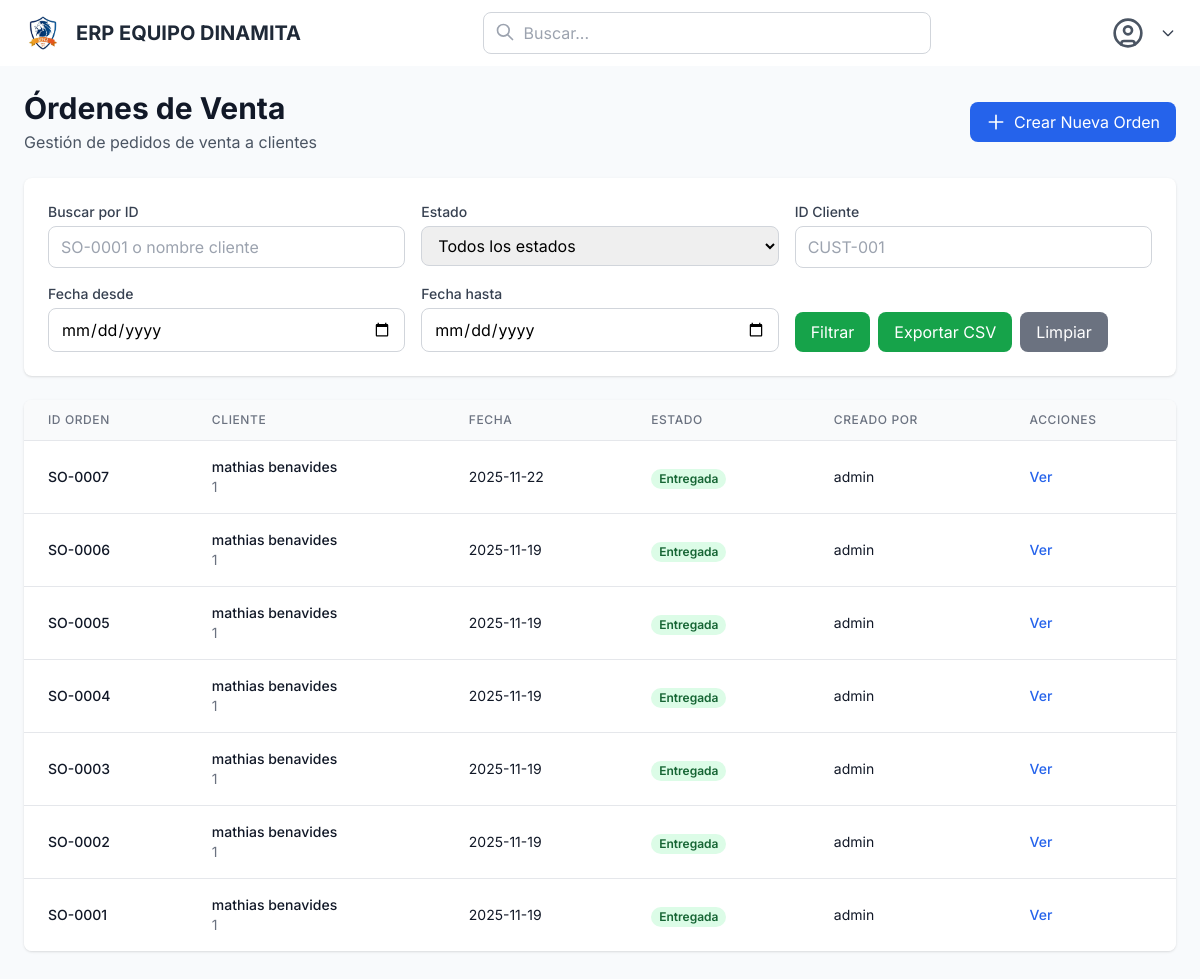
The page /sales/sales-order/ on the database its author committed.
### sales/models.py (models this page shows, shortened)
class SalesOrder(models.Model):
    id_sales_order = models.CharField(
        max_length=50,
        unique=True,
        verbose_name="Sales Order ID",
        help_text="Identificador único de la orden de venta (ej: SO-0001)"
    )
    customer = models.ForeignKey(
        Customer,
        on_delete=models.PROTECT,
        related_name='sales_orders',
        verbose_name="Customer",
        help_text="Cliente al que se le vende"
    )
    issue_date = models.DateField(
        verbose_name="Issue Date",
        help_text="Fecha de emisión de la orden de venta"
    )
    status = models.ForeignKey(
        OrderStatus,
        on_delete=models.PROTECT,
        related_name='sales_orders',
        verbose_name="Status",
        help_text="Estado actual de la orden de venta"
    )
    source_location = models.ForeignKey(
        InventoryLocation,
        on_delete=models.PROTECT,
        related_name='sales_orders',
        null=True,
        blank=True,
        verbose_name="Source Location",
        help_text="Ubicación de inventario desde donde se despacha la orden"
    )
    notes = models.TextField(
        blank=True,
        null=True,
        verbose_name="Notes",
        help_text="Notas o comentarios adicionales sobre la orden"
    )
    invoice_number = models.CharField(
        max_length=50,
        null=True,
        blank=True,
        verbose_name="Invoice Number",
        help_text="Número de factura o referencia contable asociada (integración contable)"
    )
    created_at = models.DateTimeField(
        auto_now_add=True,
        verbose_name="Created At"
    )
    updated_at = models.DateTimeField(
        auto_now=True,
        verbose_name="Updated At"
    )
    created_by = models.ForeignKey(
        settings.AUTH_USER_MODEL,
        on_delete=models.SET_NULL,
        null=True,
        blank=True,
        related_name='created_sales_orders',
        verbose_name="Created By"
    )
    class Meta:
        db_table = 'sales_order'
        verbose_name = 'Sales Order'
        verbose_name_plural = 'Sales Orders'
        ordering = ['-created_at']
        indexes = [
            models.Index(fields=['id_sales_order']),
            models.Index(fields=['customer']),
            models.Index(fields=['status']),
            models.Index(fields=['-created_at']),
        ]

### customers/models.py (models this page shows, shortened)
class Customer(models.Model):
    id_customer = models.CharField(max_length=50, unique=True)
    legal_name = models.CharField(max_length=200)
    name = models.CharField(max_length=200)
    tax_id = models.CharField(max_length=50)
    country = models.CharField(max_length=100)
    state_province = models.CharField(max_length=100)
    city = models.CharField(max_length=100)
    address = models.CharField(max_length=300)
    zip_code = models.IntegerField()
    phone = models.IntegerField()
    email = models.EmailField()
    contact_name = models.CharField(max_length=200)
    contact_role = models.CharField(max_length=100)
    category = models.CharField(max_length=100)
    payment_terms = models.CharField(max_length=100)
    currency = models.CharField(max_length=10)
    payment_method = models.ForeignKey(PaymentMethod, on_delete=models.PROTECT, default=1, verbose_name="Payment Method")
    bank_account = models.CharField(max_length=100)
    status = models.BooleanField(default=True)
    created_at = models.DateTimeField(auto_now_add=True)
    updated_at = models.DateTimeField(auto_now=True)
    created_by = models.ForeignKey(User, on_delete=models.SET_NULL, null=True, blank=True)
    class Meta:
        db_table = "customers"
        verbose_name = "Customer"
        verbose_name_plural = "Customers"
        ordering = ['-created_at']

### purchases/models.py (models this page shows, shortened)
class OrderStatus(models.Model):
    name = models.CharField(max_length=100, unique=True)
    symbol = models.CharField(max_length=10, unique=True)
    created_at = models.DateTimeField(auto_now_add=True)
    updated_at = models.DateTimeField(auto_now=True)
    created_by = models.ForeignKey(User, on_delete=models.SET_NULL, null=True, blank=True)
    class Meta:
        db_table = "order_status"
        verbose_name = "Order Status"
        verbose_name_plural = "Order Statuses"
        ordering = ['name']

### users/models.py (models this page shows)
class User(AbstractUser):
    class Meta:
        db_table = "users"
        verbose_name = "Usuario"
        verbose_name_plural = "Usuarios"

### sales/views.py (the view, shortened to what this page needs)
# urls.py: path('sales-order/', views.sales_order_list_view, name='sales_order_list'),
def sales_order_list_view(request):
    sales_orders = SalesOrder.objects.select_related(
        'customer',
        'status',
        'created_by',
        'source_location'
    ).all()
    search_query = request.GET.get('q', '').strip()
    if search_query:
        sales_orders = sales_orders.filter(
            Q(id_sales_order__icontains=search_query) |
            Q(customer__name__icontains=search_query) |
            Q(customer__id_customer__icontains=search_query)
        )
    customer_filter = request.GET.get('customer', '').strip()
    if customer_filter:
        sales_orders = sales_orders.filter(
            Q(customer__id_customer=customer_filter) |
            Q(customer__pk=customer_filter)
        )
    status_filter = request.GET.get('status', '').strip()
    if status_filter:
        sales_orders = sales_orders.filter(status__pk=status_filter)
    date_from = request.GET.get('date_from', '').strip()
    if date_from:
        try:
            sales_orders = sales_orders.filter(issue_date__gte=date_from)
        except ValueError:
            pass
    date_to = request.GET.get('date_to', '').strip()
    if date_to:
        try:
            sales_orders = sales_orders.filter(issue_date__lte=date_to)
        except ValueError:
            pass
    sales_orders = sales_orders.order_by('-created_at')
    paginator = Paginator(sales_orders, 10)
    page_number = request.GET.get('page')
    page_obj = paginator.get_page(page_number)
    statuses = OrderStatus.objects.all()
    customers = Customer.objects.filter(status=True).order_by('name')
    context = {
        'page_obj': page_obj,
        'sales_orders': page_obj.object_list,
        'statuses': statuses,
        'customers': customers,
        'search_query': search_query,
        'customer_filter': customer_filter,
        'status_filter': status_filter,
        'date_from': date_from,
        'date_to': date_to,
    }
    return render(request, 'sales/sales_order_list.html', context)

### core/context_processors.py (called while the page is built, shortened)
def user_permissions(request):
    if not request.user.is_authenticated:
        return {
            'perms': {
                'materials': 0,
                'customers': 0,
                'suppliers': 0,
                'purchases': 0,
                'sales': 0,
                'inventory': 0,
                'accounting': 0,
                'reporting': 0,
            }
        }

### sales/templates/sales/sales_order_list.html (shortened to what this page needs)
{% extends "core/base.html" %}
{% load static %}
{% block content %}
<div class="max-w-7xl mx-auto">
    <div class="flex justify-between items-center mb-6">
        <div>
            <h1 class="text-3xl font-bold text-gray-900">Órdenes de Venta</h1>
            <p class="text-gray-600 mt-1">Gestión de pedidos de venta a clientes</p>
        </div>
        <div class="flex space-x-2">
            <a href="{% url 'sales:sales_order_new' %}" class="bg-blue-600 hover:bg-blue-700 text-white px-4 py-2 rounded-lg transition-colors inline-flex items-center">
                <svg class="w-5 h-5 mr-2" fill="none" stroke="currentColor" viewBox="0 0 24 24">
                    <path stroke-linecap="round" stroke-linejoin="round" stroke-width="2" d="M12 4v16m8-8H4"></path>
                </svg>
                Crear Nueva Orden
            </a>
        </div>
    </div>
    <div class="bg-white rounded-lg shadow p-6 mb-6">
        <form method="get" class="space-y-4">
            <div class="grid grid-cols-1 md:grid-cols-3 gap-4">
                <div>
                    <label class="block text-sm font-medium text-gray-700 mb-1">Buscar por ID</label>
                    <input
                        type="text"
                        name="q"
                        value="{{ search_query }}"
                        placeholder="SO-0001 o nombre cliente"
                        class="w-full px-3 py-2 border border-gray-300 rounded-lg focus:outline-none focus:ring-2 focus:ring-blue-500"
                    >
                </div>
                <div>
                    <label class="block text-sm font-medium text-gray-700 mb-1">Estado</label>
                    <select name="status" class="w-full px-3 py-2 border border-gray-300 rounded-lg focus:outline-none focus:ring-2 focus:ring-blue-500">
                        <option value="">Todos los estados</option>
                    </select>
                </div>
                <div>
                    <label class="block text-sm font-medium text-gray-700 mb-1">ID Cliente</label>
                    <input
                        type="text"
                        name="customer"
                        value="{{ customer_filter }}"
                        placeholder="CUST-001"
                        class="w-full px-3 py-2 border border-gray-300 rounded-lg focus:outline-none focus:ring-2 focus:ring-blue-500"
                    >
                </div>
            </div>
            <div class="grid grid-cols-1 md:grid-cols-3 gap-4">
                <div>
                    <label class="block text-sm font-medium text-gray-700 mb-1">Fecha desde</label>
                    <input
                        type="date"
                        name="date_from"
                        value="{{ date_from }}"
                        class="w-full px-3 py-2 border border-gray-300 rounded-lg focus:outline-none focus:ring-2 focus:ring-blue-500"
                    >
                </div>
                <div>
                    <label class="block text-sm font-medium text-gray-700 mb-1">Fecha hasta</label>
                    <input
                        type="date"
                        name="date_to"
                        value="{{ date_to }}"
                        class="w-full px-3 py-2 border border-gray-300 rounded-lg focus:outline-none focus:ring-2 focus:ring-blue-500"
                    >
                </div>
                <div class="flex items-end space-x-2">
                    <button type="submit" class="bg-green-600 hover:bg-green-700 text-white px-4 py-2 rounded-lg transition-colors">
                        Filtrar
                    </button>
                    <a href="?export=csv" class="bg-green-600 hover:bg-green-700 text-white px-4 py-2 rounded-lg transition-colors">
                        Exportar CSV
                    </a>
                    <a href="{% url 'sales:sales_order_list' %}" class="bg-gray-500 hover:bg-gray-600 text-white px-4 py-2 rounded-lg transition-colors">
                        Limpiar
                    </a>
                </div>
            </div>
        </form>
    </div>
    <div class="bg-white rounded-lg shadow overflow-hidden">
        {% if sales_orders %}
        <table class="min-w-full divide-y divide-gray-200">
            <thead class="bg-gray-50">
                <tr>
                    <th class="px-6 py-3 text-left text-xs font-medium text-gray-500 uppercase tracking-wider">ID Orden</th>
                    <th class="px-6 py-3 text-left text-xs font-medium text-gray-500 uppercase tracking-wider">Cliente</th>
                    <th class="px-6 py-3 text-left text-xs font-medium text-gray-500 uppercase tracking-wider">Fecha</th>
                    <th class="px-6 py-3 text-left text-xs font-medium text-gray-500 uppercase tracking-wider">Estado</th>
                    <th class="px-6 py-3 text-left text-xs font-medium text-gray-500 uppercase tracking-wider">Creado Por</th>
                    <th class="px-6 py-3 text-left text-xs font-medium text-gray-500 uppercase tracking-wider">Acciones</th>
                </tr>
            </thead>
            <tbody class="bg-white divide-y divide-gray-200">
                {% for order in sales_orders %}
                <tr class="hover:bg-gray-50">
                    <td class="px-6 py-4 whitespace-nowrap">
                        <div class="text-sm font-medium text-gray-900">{{ order.id_sales_order }}</div>
                    </td>
                    <td class="px-6 py-4">
                        <div class="text-sm font-medium text-gray-900">{{ order.customer.name }}</div>
                        <div class="text-sm text-gray-500">{{ order.customer.id_customer }}</div>
                    </td>
                    <td class="px-6 py-4 whitespace-nowrap">
                        <div class="text-sm text-gray-900">{{ order.issue_date|date:"Y-m-d" }}</div>
                    </td>
                    <td class="px-6 py-4 whitespace-nowrap">
                        {% if order.status.symbol == 'DRAFT' %}
                        <span class="px-2 inline-flex text-xs leading-5 font-semibold rounded-full bg-gray-100 text-gray-800">
                            {{ order.status.name }}
                        </span>
                        {% elif order.status.symbol == 'CONFIRMED' %}
                        <span class="px-2 inline-flex text-xs leading-5 font-semibold rounded-full bg-blue-100 text-blue-800">
                            {{ order.status.name }}
                        </span>
                        {% elif order.status.symbol == 'DELIVERED' %}
                        <span class="px-2 inline-flex text-xs leading-5 font-semibold rounded-full bg-green-100 text-green-800">
                            {{ order.status.name }}
                        </span>
                        {% elif order.status.symbol == 'CANCELLED' %}
                        <span class="px-2 inline-flex text-xs leading-5 font-semibold rounded-full bg-red-100 text-red-800">
                            {{ order.status.name }}
                        </span>
                        {% else %}
                        <span class="px-2 inline-flex text-xs leading-5 font-semibold rounded-full bg-purple-100 text-purple-800">
                            {{ order.status.name }}
                        </span>
                        {% endif %}
                    </td>
                    <td class="px-6 py-4 whitespace-nowrap">
                        <div class="text-sm text-gray-900">
                            {% if order.created_by %}
                                {{ order.created_by.username }}
                            {% else %}
                                Sistema
                            {% endif %}
                        </div>
                    </td>
                    <td class="px-6 py-4 whitespace-nowrap text-sm font-medium">
                        <a href="{% url 'sales:sales_order_detail' order.id_sales_order %}" class="text-blue-600 hover:text-blue-900 mr-3">Ver</a>
                    </td>
                </tr>
                {% endfor %}
            </tbody>
        </table>
        {% endif %}
    </div>
</div>
{% endblock %}

### core/templates/core/base.html (style rules this page uses)
body { font-family: 'Inter', sans-serif; }

### rows shown on the page
SalesOrder: id_sales_order "SO-0007", customer.name "mathias benavides", customer.id_customer "1", issue_date "2025-11-22", status.name "Entregada", created_by.username "admin"
SalesOrder: id_sales_order "SO-0006", customer.name "mathias benavides", customer.id_customer "1", issue_date "2025-11-19", status.name "Entregada", created_by.username "admin"
SalesOrder: id_sales_order "SO-0005", customer.name "mathias benavides", customer.id_customer "1", issue_date "2025-11-19", status.name "Entregada", created_by.username "admin"
SalesOrder: id_sales_order "SO-0004", customer.name "mathias benavides", customer.id_customer "1", issue_date "2025-11-19", status.name "Entregada", created_by.username "admin"
SalesOrder: id_sales_order "SO-0003", customer.name "mathias benavides", customer.id_customer "1", issue_date "2025-11-19", status.name "Entregada", created_by.username "admin"
SalesOrder: id_sales_order "SO-0002", customer.name "mathias benavides", customer.id_customer "1", issue_date "2025-11-19", status.name "Entregada", created_by.username "admin"
SalesOrder: id_sales_order "SO-0001", customer.name "mathias benavides", customer.id_customer "1", issue_date "2025-11-19", status.name "Entregada", created_by.username "admin"
